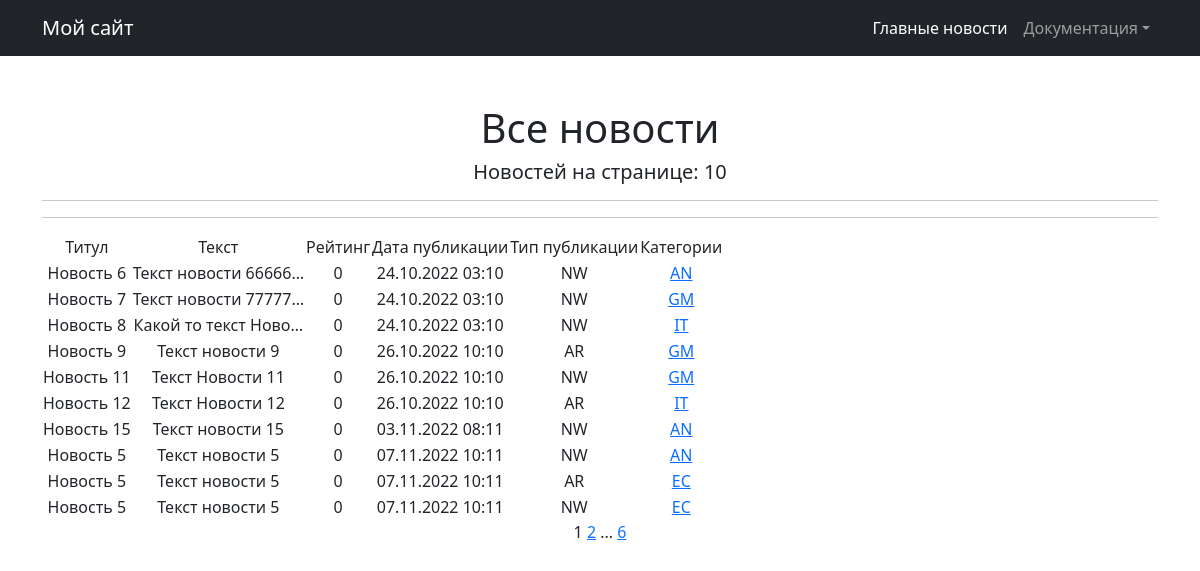
The page / on the database its author committed.
### new/models.py (models this page shows, shortened)
class Post(models.Model):
    author_post = models.ForeignKey(User, on_delete=models.CASCADE)
    NEWS = 'NW'
    ARTICLE = 'AR'
    CATEGORY_CHOICES =  (
        ( NEWS, 'НОВОСТЬ'),
        (ARTICLE, 'СТАТЬЯ')
    )
    categoryType = models.CharField(max_length=2, choices=CATEGORY_CHOICES, default=ARTICLE)
    dataCreation = models.DateTimeField(auto_now_add=True)
    postCategory = models.ManyToManyField(Category, through='PostCategory')
    title = models.CharField(max_length=128)
    text = models.TextField()
    rating = models.SmallIntegerField(default=0)

class Category(models.Model):
    name = models.CharField(max_length=64, unique=True)
    subscribers = models.ManyToManyField(User, related_name='categories')

### new/views.py (the view)
# urls.py: path('', PostList.as_view(), name='moy_sait'),
class PostList(ListView):
    model = Post
    template_name = 'News.html'
    context_object_name = 'Post'
    paginate_by = 10
    def get_queryset(self):
        queryset = super().get_queryset()
        self.filterset = PostFilter(self.request.GET, queryset)
        return self.filterset.qs
    def get_context_data(self, **kwargs):
        context = super().get_context_data(**kwargs)
        context['filterset'] = self.filterset
        return context

### templates/News.html (shortened to what this page needs)
{% extends 'flatpages/default.html' %}
{% block content %}
<h1>Все новости</h1>
   <h5>Новостей на странице: {{ Post|length }}</h5>
    <hr>
   <hr>
   {% if Post %}
       <table>
           <tr>
               <td>Титул</td>
               <td>Текст</td>
               <td>Рейтинг</td>
               <td>Дата публикации</td>
               <td>Тип публикации</td>
               <td>Категории</td>
           </tr>
           {% for Post in Post  %}
           <tr>
               <td>{{ Post.title }}</td>
               <td>{{ Post.text|truncatechars:20 }}</td>
               <td>{{ Post.rating }}</td>
               <td>{{ Post.dataCreation|date:'d.m.Y h:m'}}</td>
               <td>{{ Post.categoryType}}</td>
               <td>
                   {% for category in Post.postCategory.all %}
                   <a href="{% url 'category_list' category.id %}"> {{category.name}} </a>
                   {% endfor %}
               </td>
               <td>
                </td>
           </tr>
           {% endfor %}
       </table>
   {% else %}
       <h2>Новостей нет!</h2>
   {% endif %}
   {{ page_obj.number }}
   {% if page_obj.has_next %}
       <a href="?page={{ page_obj.next_page_number }}">{{ page_obj.next_page_number }}</a>
       {% if paginator.num_pages != page_obj.next_page_number %}
           ...
           <a href="?page={{ page_obj.paginator.num_pages }}">{{ page_obj.paginator.num_pages }}</a>
       {% endif %}
   {% endif %}
{% endblock content %}

### rows shown on the page
Post: title "Новость 6", text "Текст новости 66666…", rating "0", dataCreation "24.10.2022 03:10", categoryType "NW"
Category: name "AN"
Post: title "Новость 7", text "Текст новости 77777…", rating "0", dataCreation "24.10.2022 03:10", categoryType "NW"
Category: name "GM"
Post: title "Новость 8", text "Какой то текст Ново…", rating "0", dataCreation "24.10.2022 03:10", categoryType "NW"
Category: name "IT"
Post: title "Новость 9", text "Текст новости 9", rating "0", dataCreation "26.10.2022 10:10", categoryType "AR"
Post: title "Новость 11", text "Текст Новости 11", rating "0", dataCreation "26.10.2022 10:10", categoryType "NW"
Post: title "Новость 12", text "Текст Новости 12", rating "0", dataCreation "26.10.2022 10:10", categoryType "AR"
Post: title "Новость 15", text "Текст новости 15", rating "0", dataCreation "03.11.2022 08:11", categoryType "NW"
Post: title "Новость 5", text "Текст новости 5", rating "0", dataCreation "07.11.2022 10:11", categoryType "NW"
Post: title "Новость 5", text "Текст новости 5", rating "0", dataCreation "07.11.2022 10:11", categoryType "AR"
Category: name "EC"
Post: title "Новость 5", text "Текст новости 5", rating "0", dataCreation "07.11.2022 10:11", categoryType "NW"

### other values the page prints
{{ Post|length }} "10"
{{ page_obj.number }} "1"
{{ page_obj.next_page_number }} "2"
{{ page_obj.paginator.num_pages }} "6"
